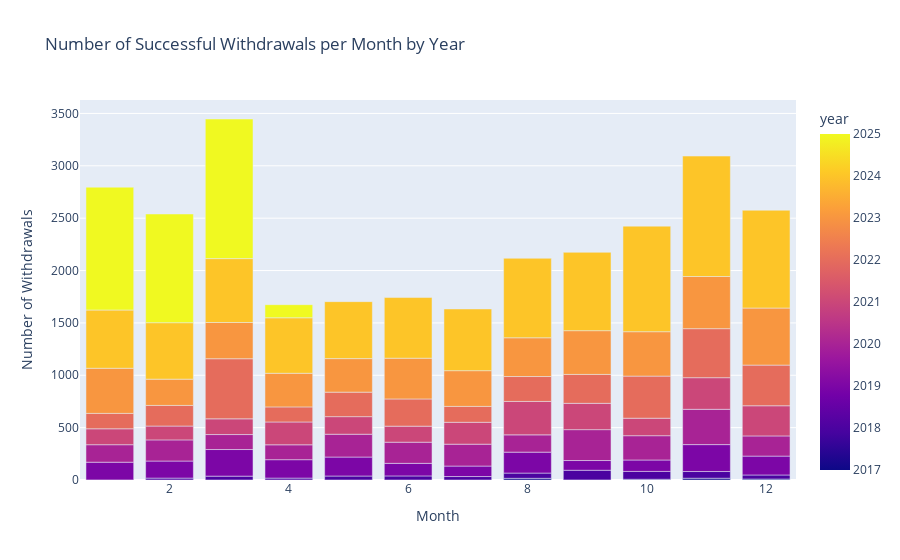
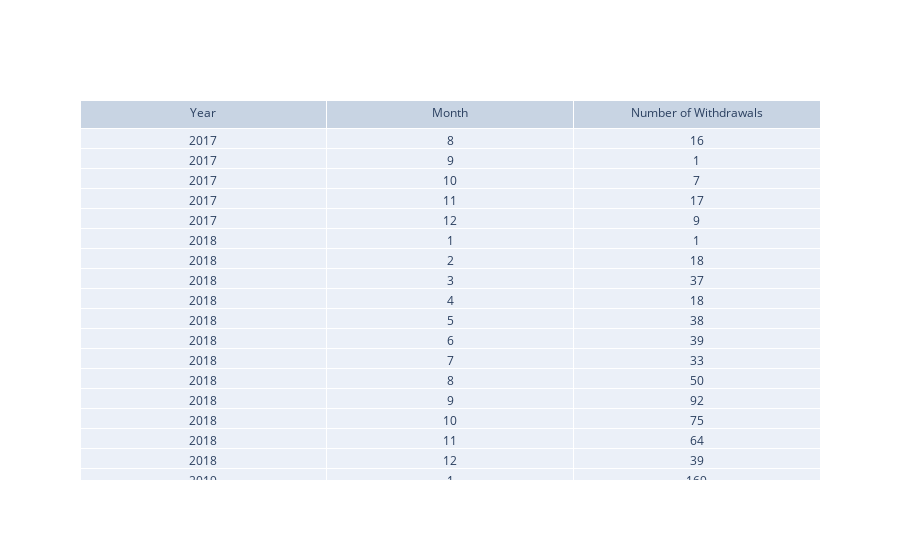

Notebook cell for these charts, in order:
### Code cell
fig_count = px.bar(
    monthly_withdrawal_counts,
    x='month',
    y='withdrawal_count',
    color='year',
    barmode='group',
    title='Number of Successful Withdrawals per Month by Year',
    labels={'withdrawal_count': 'Number of Withdrawals', 'month': 'Month'}
)
fig_count.show()

fig_table_counts = go.Figure(data=[go.Table(
    header=dict(values=["Year", "Month", "Number of Withdrawals"]),
    cells=dict(values=[
        monthly_withdrawal_counts['year'],
        monthly_withdrawal_counts['month'],
        monthly_withdrawal_counts['withdrawal_count']
    ])
)])
fig_table_counts.show()

### Figure 1 — Plotly figure (JSON) as saved in the notebook; plotly's stock layout.template omitted (floating-point values rounded to 4 significant figures)
{"data": [{"alignmentgroup": "True", "hovertemplate": "Month=%{x}<br>Number of Withdrawals=%{y}<br>year=%{marker.color}<extra></extra>", "legendgroup": "", "marker": {"color": [2017, 2017, 2017, 2017, 2017, 2018, 2018, 2018, 2018, 2018, 2018, 2018, 2018, 2018, 2018, 2018, 2018, 2019, 2019, 2019, 2019, 2019, 2019, 2019, 2019, 2019, 2019, 2019, 2019, 2020, 2020, 2020, 2020, 2020, 2020, 2020, 2020, 2020, 2020, 2020, 2020, 2021, 2021, 2021, 2021, 2021, 2021, 2021, 2021, 2021, 2021, 2021, 2021, 2022, 2022, 2022, 2022, 2022, 2022, 2022, 2022, 2022, 2022, 2022, 2022, 2023, 2023, 2023, 2023, 2023, 2023, 2023, 2023, 2023, 2023, 2023, 2023, 2024, 2024, 2024, 2024, 2024, 2024, 2024, 2024, 2024, 2024, 2024, 2024, 2025, 2025, 2025, 2025], "coloraxis": "coloraxis", "pattern": {"shape": ""}}, "name": "", "offsetgroup": "", "orientation": "v", "showlegend": false, "textposition": "auto", "type": "bar", "x": [8, 9, 10, 11, 12, 1, 2, 3, 4, 5, 6, 7, 8, 9, 10, 11, 12, 1, 2, 3, 4, 5, 6, 7, 8, 9, 10, 11, 12, 1, 2, 3, 4, 5, 6, 7, 8, 9, 10, 11, 12, 1, 2, 3, 4, 5, 6, 7, 8, 9, 10, 11, 12, 1, 2, 3, 4, 5, 6, 7, 8, 9, 10, 11, 12, 1, 2, 3, 4, 5, 6, 7, 8, 9, 10, 11, 12, 1, 2, 3, 4, 5, 6, 7, 8, 9, 10, 11, 12, 1, 2, 3, 4], "xaxis": "x", "y": [16, 1, 7, 17, 9, 1, 18, 37, 18, 38, 39, 33, 50, 92, 75, 64, 39, 169, 163, 254, 176, 181, 120, 100, 200, 93, 109, 257, 180, 167, 202, 143, 142, 218, 202, 209, 165, 295, 232, 337, 193, 152, 132, 150, 218, 168, 153, 209, 319, 251, 167, 302, 288, 147, 197, 574, 144, 234, 260, 152, 238, 276, 402, 468, 388, 431, 251, 346, 321, 320, 389, 341, 370, 418, 424, 498, 545, 556, 539, 610, 530, 544, 579, 589, 759, 748, 1008, 1150, 934, 1173, 1038, 1333, 125], "yaxis": "y"}], "layout": {"barmode": "group", "coloraxis": {"colorbar": {"title": {"text": "year"}}, "colorscale": [[0, "#0d0887"], [0.1111, "#46039f"], [0.2222, "#7201a8"], [0.3333, "#9c179e"], [0.4444, "#bd3786"], [0.5556, "#d8576b"], [0.6667, "#ed7953"], [0.7778, "#fb9f3a"], [0.8889, "#fdca26"], [1, "#f0f921"]]}, "legend": {"tracegroupgap": 0}, "title": {"text": "Number of Successful Withdrawals per Month by Year"}, "xaxis": {"anchor": "y", "domain": [0, 1], "title": {"text": "Month"}}, "yaxis": {"anchor": "x", "domain": [0, 1], "title": {"text": "Number of Withdrawals"}}}}

### Figure 2 — Plotly figure (JSON) as saved in the notebook; plotly's stock layout.template omitted (floating-point values rounded to 4 significant figures; data arrays with more than 128 entries replaced by an {"elided": "..."} marker saying what was removed)
{"data": [{"cells": {"values": {"elided": "3x93 int values"}}, "header": {"values": ["Year", "Month", "Number of Withdrawals"]}, "type": "table"}], "layout": {}}
